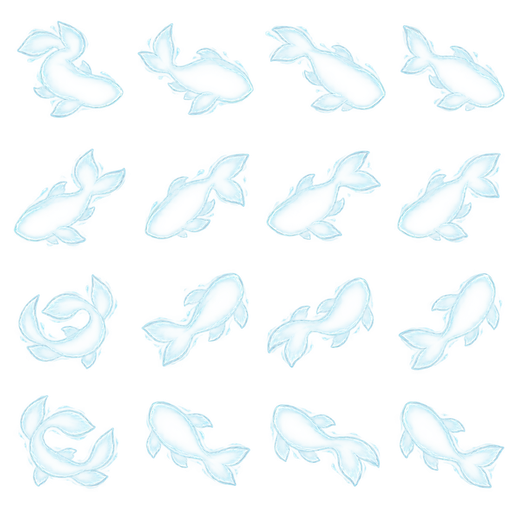
#> input picture assets/monsters/silverfish/shield_attack.png, 512 x 512 px, given in place of idle-shield-raw.png, which was not available
$ python silverfish_assets.py
#> lines starting #> are read from the running program, lines starting #| are printed output that depends on the picture
"""仅规范生成图尺寸、清除极低Alpha噪点并制作深浅底复核图，不重画膜面。"""
from pathlib import Path
import json
from PIL import Image

root = Path(__file__).resolve().parents[2]
art = root / "output/fish-shore-20261030/art"
target = root / "assets/monsters/silverfish"
records = []
for action in ("idle", "attack"):
    source = art / f"{action}-shield-raw.png"
    image = Image.open(source).convert("RGBA")
#> image is the input picture: PIL image 512x512 RGBA; mean R, G, B, A 84.6, 177.6, 189.3, 20.6
    image = image.resize((512, 512), Image.Resampling.LANCZOS)
    image.putalpha(image.getchannel("A").point(lambda a: 0 if a <= 2 else round(a * .55)))
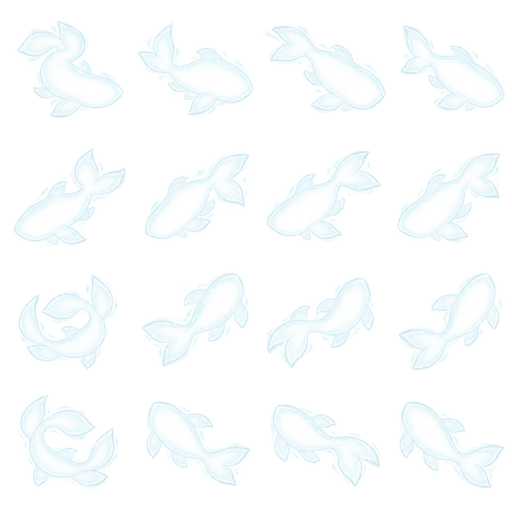
#> image: PIL image 512x512 RGBA; mean R, G, B, A 84.6, 177.6, 189.3, 11.3; transparent parts drawn white
    image.save(target / f"shield_{action}.png")
    body = Image.open(target / f"{action}.png").convert("RGBA")
    board = Image.new("RGBA", (1024, 512))
#> board: PIL image 1024x512 RGBA; every value is 0
    for i, color in enumerate(("#f2dfc1", "#173c3e")):
        back = Image.new("RGBA", (512, 512), color)
        back.alpha_composite(body)
        back.alpha_composite(image)
        board.paste(back, (512 * i, 0))
#> this loop made 2 passes
#> pass 1, `back = Image.new("RGBA", (512, 512), color)`:
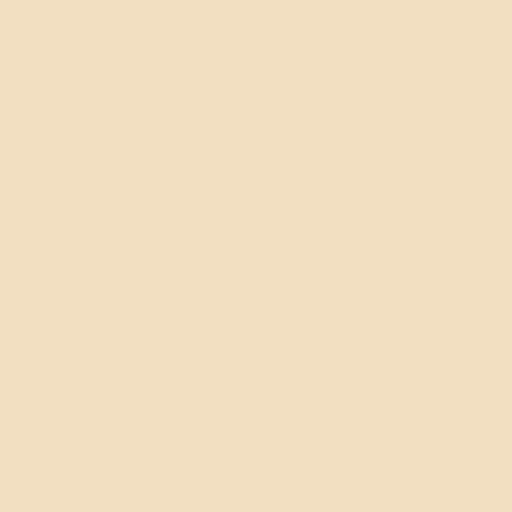
#> back: PIL image 512x512 RGBA; mean R, G, B, A 242, 223, 193, 255
#> pass 2, `back = Image.new("RGBA", (512, 512), color)`:
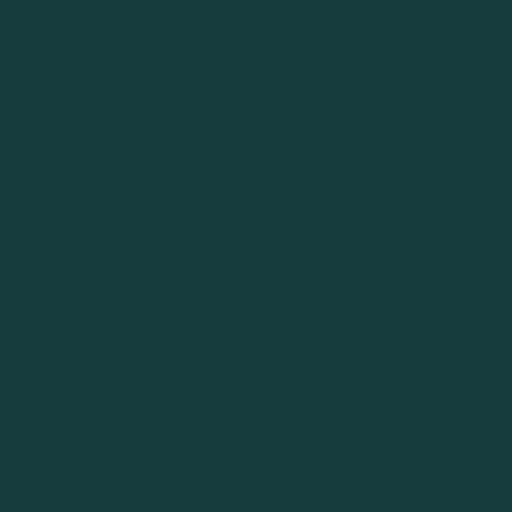
#> back: PIL image 512x512 RGBA; mean R, G, B, A 23, 60, 62, 255
#> after the loop:
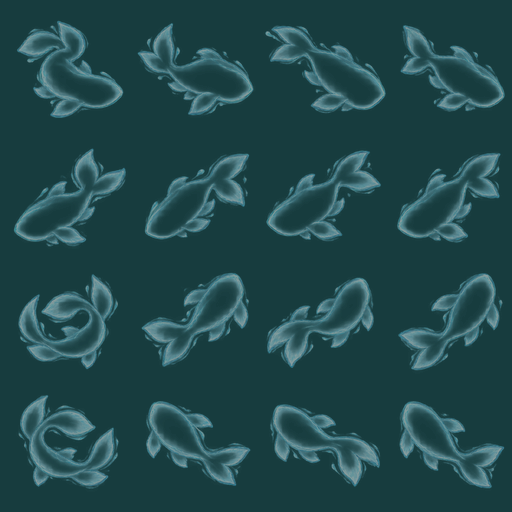
#> back: PIL image 512x512 RGBA; mean R, G, B, A 33.5, 72.4, 75.6, 255
#> after the loop:
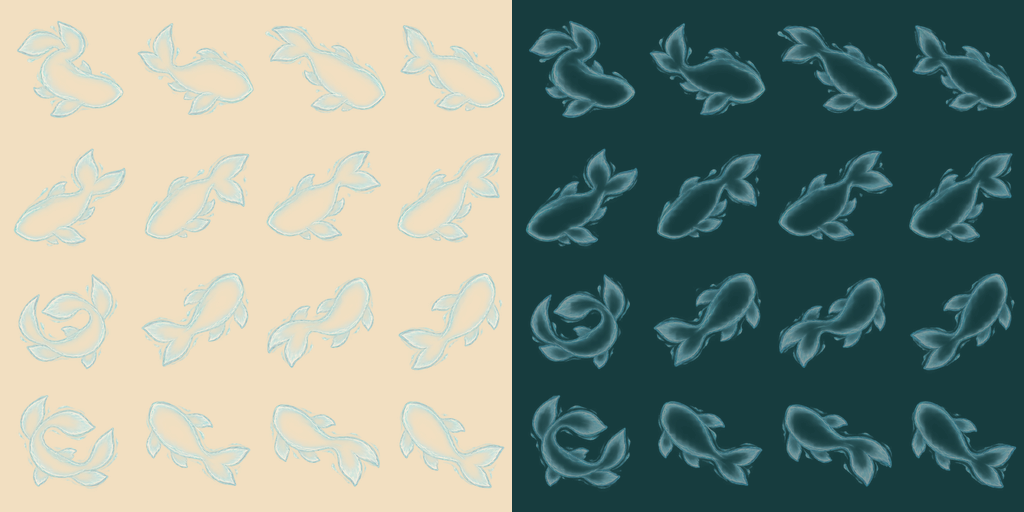
#> board: PIL image 1024x512 RGBA; mean R, G, B, A 134.3, 147.5, 136, 255
#> (the run stopped early here; a loop or call above may not have finished)
